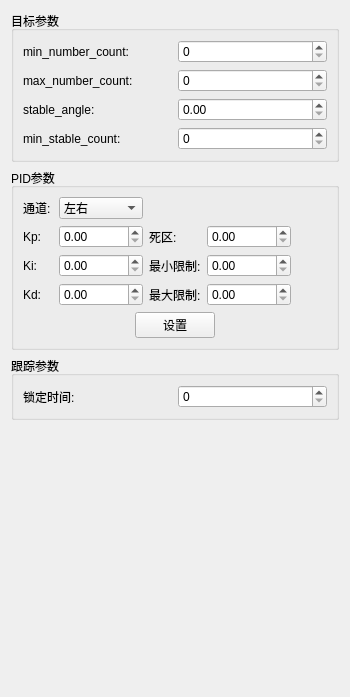
        <widget class="QWidget" name="page_6">
         <property name="geometry">
          <rect>
           <x>0</x>
           <y>0</y>
           <width>350</width>
           <height>697</height>
          </rect>
         </property>
         <property name="minimumSize">
          <size>
           <width>320</width>
           <height>0</height>
          </size>
         </property>
         <attribute name="label">
          <string>跟踪参数</string>
         </attribute>
         <layout class="QVBoxLayout" name="verticalLayout_11">
          <item>
           <widget class="QGroupBox" name="groupBox_7">
            <property name="title">
             <string>目标参数</string>
            </property>
            <layout class="QGridLayout" name="gridLayout_4">
             <item row="0" column="0">
              <widget class="QLabel" name="label_92">
               <property name="text">
                <string>min_number_count:</string>
               </property>
              </widget>
             </item>
             <item row="0" column="1">
              <widget class="QSpinBox" name="spinBox_min_number_count"/>
             </item>
             <item row="1" column="0">
              <widget class="QLabel" name="label_93">
               <property name="text">
                <string>max_number_count:</string>
               </property>
              </widget>
             </item>
             <item row="1" column="1">
              <widget class="QSpinBox" name="spinBox_max_number_count"/>
             </item>
             <item row="2" column="0">
              <widget class="QLabel" name="label_94">
               <property name="text">
                <string>stable_angle:</string>
               </property>
              </widget>
             </item>
             <item row="2" column="1">
              <widget class="QDoubleSpinBox" name="doubleSpinBox_stable_angle"/>
             </item>
             <item row="3" column="0">
              <widget class="QLabel" name="label_95">
               <property name="text">
                <string>min_stable_count:</string>
               </property>
              </widget>
             </item>
             <item row="3" column="1">
              <widget class="QSpinBox" name="spinBox_min_stable_count"/>
             </item>
            </layout>
           </widget>
          </item>
          <item>
           <widget class="QGroupBox" name="groupBox_25">
            <property name="title">
             <string>PID参数</string>
            </property>
            <layout class="QGridLayout" name="gridLayout_20">
             <item row="3" column="1">
              <widget class="QDoubleSpinBox" name="doubleSpinBox_pid_kd">
               <property name="decimals">
                <number>2</number>
               </property>
               <property name="maximum">
                <double>100000.000000000000000</double>
               </property>
               <property name="singleStep">
                <double>0.010000000000000</double>
               </property>
              </widget>
             </item>
             <item row="1" column="0">
              <widget class="QLabel" name="label_75">
               <property name="text">
                <string>Kp:</string>
               </property>
              </widget>
             </item>
             <item row="2" column="2">
              <widget class="QLabel" name="label_76">
               <property name="text">
                <string>最小限制:</string>
               </property>
              </widget>
             </item>
             <item row="0" column="0">
              <widget class="QLabel" name="label_74">
               <property name="text">
                <string>通道:</string>
               </property>
              </widget>
             </item>
             <item row="2" column="1">
              <widget class="QDoubleSpinBox" name="doubleSpinBox_pid_ki">
               <property name="decimals">
                <number>2</number>
               </property>
               <property name="maximum">
                <double>100000.000000000000000</double>
               </property>
               <property name="singleStep">
                <double>0.010000000000000</double>
               </property>
              </widget>
             </item>
             <item row="0" column="1">
              <widget class="QComboBox" name="comboBox_pid_channel">
               <item>
                <property name="text">
                 <string>左右</string>
                </property>
               </item>
               <item>
                <property name="text">
                 <string>上下</string>
                </property>
               </item>
               <item>
                <property name="text">
                 <string>缩放</string>
                </property>
               </item>
              </widget>
             </item>
             <item row="3" column="0">
              <widget class="QLabel" name="label_72">
               <property name="text">
                <string>Kd:</string>
               </property>
              </widget>
             </item>
             <item row="1" column="2">
              <widget class="QLabel" name="label_73">
               <property name="text">
                <string>死区:</string>
               </property>
              </widget>
             </item>
             <item row="1" column="1">
              <widget class="QDoubleSpinBox" name="doubleSpinBox_pid_kp">
               <property name="decimals">
                <number>2</number>
               </property>
               <property name="maximum">
                <double>1000000.000000000000000</double>
               </property>
               <property name="singleStep">
                <double>0.010000000000000</double>
               </property>
              </widget>
             </item>
             <item row="4" column="0" colspan="5">
              <layout class="QHBoxLayout" name="horizontalLayout_29">
               <item>
                <spacer name="horizontalSpacer_44">
                 <property name="orientation">
                  <enum>Qt::Horizontal</enum>
                 </property>
                 <property name="sizeHint" stdset="0">
                  <size>
                   <width>40</width>
                   <height>20</height>
                  </size>
                 </property>
                </spacer>
               </item>
               <item>
                <widget class="QPushButton" name="pushButton_set_pid">
                 <property name="text">
                  <string>设置</string>
                 </property>
                </widget>
               </item>
               <item>
                <spacer name="horizontalSpacer_45">
                 <property name="orientation">
                  <enum>Qt::Horizontal</enum>
                 </property>
                 <property name="sizeHint" stdset="0">
                  <size>
                   <width>40</width>
                   <height>20</height>
                  </size>
                 </property>
                </spacer>
               </item>
              </layout>
             </item>
             <item row="2" column="0">
              <widget class="QLabel" name="label_70">
               <property name="text">
                <string>Ki:</string>
               </property>
              </widget>
             </item>
             <item row="3" column="2">
              <widget class="QLabel" name="label_71">
               <property name="text">
                <string>最大限制:</string>
               </property>
              </widget>
             </item>
             <item row="1" column="3">
              <widget class="QDoubleSpinBox" name="doubleSpinBox_pid_dead_zone">
               <property name="decimals">
                <number>2</number>
               </property>
               <property name="maximum">
                <double>1000000.000000000000000</double>
               </property>
               <property name="singleStep">
                <double>0.010000000000000</double>
               </property>
              </widget>
             </item>
             <item row="2" column="3">
              <widget class="QDoubleSpinBox" name="doubleSpinBox_pid_min_limit">
               <property name="decimals">
                <number>2</number>
               </property>
               <property name="maximum">
                <double>1000000.000000000000000</double>
               </property>
               <property name="singleStep">
                <double>0.010000000000000</double>
               </property>
              </widget>
             </item>
             <item row="3" column="3">
              <widget class="QDoubleSpinBox" name="doubleSpinBox_pid_max_limit">
               <property name="decimals">
                <number>2</number>
               </property>
               <property name="maximum">
                <double>1000000.000000000000000</double>
               </property>
               <property name="singleStep">
                <double>0.010000000000000</double>
               </property>
              </widget>
             </item>
            </layout>
           </widget>
          </item>
          <item>
           <widget class="QGroupBox" name="groupBox_20">
            <property name="title">
             <string>跟踪参数</string>
            </property>
            <layout class="QGridLayout" name="gridLayout_17">
             <item row="0" column="1">
              <widget class="QSpinBox" name="spinBox_track_lock_time"/>
             </item>
             <item row="0" column="0">
              <widget class="QLabel" name="label_91">
               <property name="text">
                <string>锁定时间:</string>
               </property>
              </widget>
             </item>
            </layout>
           </widget>
          </item>
          <item>
           <spacer name="verticalSpacer_2">
            <property name="orientation">
             <enum>Qt::Vertical</enum>
            </property>
            <property name="sizeHint" stdset="0">
             <size>
              <width>20</width>
              <height>48</height>
             </size>
            </property>
           </spacer>
          </item>
         </layout>
        </widget>
